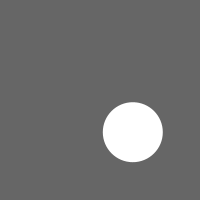
Frame 1 (no input)
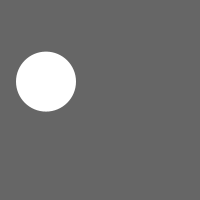
Frame 60 (the mouse pressed at the canvas centre just before this capture)
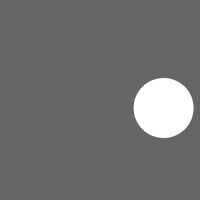
Frame 120 (the mouse held since frame 60 and released just before this capture)

The Processing sketch that drew these frames (run headless with seeded random() and noise(); from frame 60 on, the mouse is pressed at the canvas centre):

// Processing sketch: Bounce
// ── Bounce.pde
/**
 * Bounce. 
 * 
 * When the shape hits the edge of the window, it reverses its direction. 
 */
 
int size = 60;       // Width of the shape
float xpos, ypos;    // Starting position of shape    

float xspeed = 2.8;  // Speed of the shape
float yspeed = 2.2;  // Speed of the shape

int xdirection = 1;  // Left or Right
int ydirection = 1;  // Top to Bottom


void setup() 
{
  size(200, 200);
  noStroke();
  frameRate(30);
  smooth();
  // Set the starting position of the shape
  xpos = width/2;
  ypos = height/2;
}

void draw() 
{
  background(102);
  
  // Update the position of the shape
  xpos = xpos + ( xspeed * xdirection );
  ypos = ypos + ( yspeed * ydirection );
  
  // Test to see if the shape exceeds the boundaries of the screen
  // If it does, reverse its direction by multiplying by -1
  if (xpos > width-size || xpos < 0) {
    xdirection *= -1;
  }
  if (ypos > height-size || ypos < 0) {
    ydirection *= -1;
  }

  // Draw the shape
  ellipse(xpos+size/2, ypos+size/2, size, size);
}
